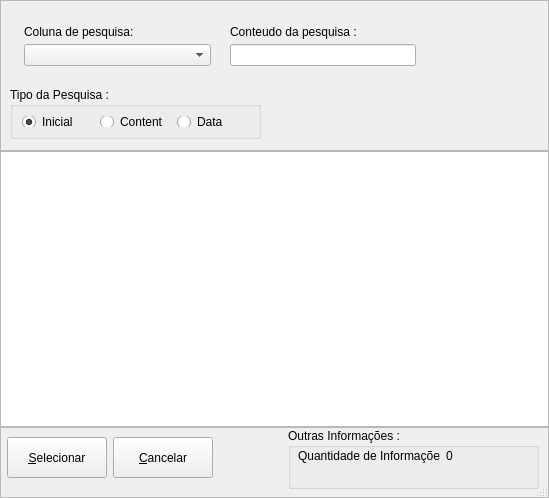
<?xml version="1.0" encoding="UTF-8"?>
<ui version="4.0">
 <class>DisplaySearch</class>
 <widget class="QDialog" name="DisplaySearch">
  <property name="windowModality">
   <enum>Qt::ApplicationModal</enum>
  </property>
  <property name="geometry">
   <rect>
    <x>0</x>
    <y>0</y>
    <width>549</width>
    <height>498</height>
   </rect>
  </property>
  <property name="windowTitle">
   <string>Dialog</string>
  </property>
  <property name="windowIcon">
   <iconset resource="../../My-Finance-QtDesigner/src/resources/icons.qrc">
    <normaloff>:/icons/ico.ico</normaloff>:/icons/ico.ico</iconset>
  </property>
  <property name="sizeGripEnabled">
   <bool>true</bool>
  </property>
  <property name="modal">
   <bool>true</bool>
  </property>
  <layout class="QVBoxLayout" name="verticalLayout">
   <property name="spacing">
    <number>0</number>
   </property>
   <property name="leftMargin">
    <number>0</number>
   </property>
   <property name="topMargin">
    <number>0</number>
   </property>
   <property name="rightMargin">
    <number>0</number>
   </property>
   <property name="bottomMargin">
    <number>0</number>
   </property>
   <item>
    <widget class="QFrame" name="DisplaySearch_2">
     <property name="minimumSize">
      <size>
       <width>0</width>
       <height>151</height>
      </size>
     </property>
     <property name="maximumSize">
      <size>
       <width>16777215</width>
       <height>151</height>
      </size>
     </property>
     <property name="frameShape">
      <enum>QFrame::StyledPanel</enum>
     </property>
     <property name="frameShadow">
      <enum>QFrame::Raised</enum>
     </property>
     <layout class="QVBoxLayout" name="verticalLayout_6">
      <item>
       <layout class="QHBoxLayout" name="horizontalLayout_2" stretch="1,1,1">
        <property name="spacing">
         <number>9</number>
        </property>
        <property name="leftMargin">
         <number>9</number>
        </property>
        <property name="topMargin">
         <number>9</number>
        </property>
        <property name="rightMargin">
         <number>9</number>
        </property>
        <property name="bottomMargin">
         <number>9</number>
        </property>
        <item>
         <layout class="QVBoxLayout" name="verticalLayout_3">
          <property name="spacing">
           <number>5</number>
          </property>
          <property name="leftMargin">
           <number>5</number>
          </property>
          <property name="topMargin">
           <number>5</number>
          </property>
          <property name="rightMargin">
           <number>5</number>
          </property>
          <property name="bottomMargin">
           <number>5</number>
          </property>
          <item>
           <widget class="QLabel" name="label_4">
            <property name="text">
             <string>Coluna de pesquisa:</string>
            </property>
           </widget>
          </item>
          <item>
           <widget class="QComboBox" name="combo_column_search">
            <property name="minimumSize">
             <size>
              <width>149</width>
              <height>20</height>
             </size>
            </property>
           </widget>
          </item>
         </layout>
        </item>
        <item>
         <layout class="QVBoxLayout" name="verticalLayout_5">
          <property name="spacing">
           <number>5</number>
          </property>
          <property name="leftMargin">
           <number>5</number>
          </property>
          <property name="topMargin">
           <number>5</number>
          </property>
          <property name="rightMargin">
           <number>5</number>
          </property>
          <property name="bottomMargin">
           <number>5</number>
          </property>
          <item>
           <widget class="QLabel" name="label_3">
            <property name="text">
             <string>Conteudo da pesquisa :</string>
            </property>
            <property name="buddy">
             <cstring>text_content_search</cstring>
            </property>
           </widget>
          </item>
          <item>
           <widget class="QLineEdit" name="text_content_search">
            <property name="clearButtonEnabled">
             <bool>true</bool>
            </property>
           </widget>
          </item>
         </layout>
        </item>
        <item>
         <widget class="QPushButton" name="bnt_search">
          <property name="minimumSize">
           <size>
            <width>100</width>
            <height>29</height>
           </size>
          </property>
          <property name="maximumSize">
           <size>
            <width>100</width>
            <height>41</height>
           </size>
          </property>
          <property name="text">
           <string/>
          </property>
          <property name="icon">
           <iconset resource="../../My-Finance-QtDesigner/src/resources/icons.qrc">
            <normaloff>:/icons/search.png</normaloff>:/icons/search.png</iconset>
          </property>
          <property name="iconSize">
           <size>
            <width>40</width>
            <height>40</height>
           </size>
          </property>
          <property name="shortcut">
           <string>Alt+P</string>
          </property>
          <property name="checkable">
           <bool>false</bool>
          </property>
          <property name="checked">
           <bool>false</bool>
          </property>
          <property name="autoRepeat">
           <bool>false</bool>
          </property>
          <property name="flat">
           <bool>true</bool>
          </property>
         </widget>
        </item>
       </layout>
      </item>
      <item>
       <widget class="QGroupBox" name="groupBox">
        <property name="maximumSize">
         <size>
          <width>251</width>
          <height>52</height>
         </size>
        </property>
        <property name="title">
         <string>Tipo da Pesquisa :</string>
        </property>
        <layout class="QVBoxLayout" name="verticalLayout_4">
         <item>
          <layout class="QHBoxLayout" name="horizontalLayout">
           <item>
            <widget class="QRadioButton" name="radio_codigo">
             <property name="text">
              <string>Inicial</string>
             </property>
             <property name="checked">
              <bool>true</bool>
             </property>
            </widget>
           </item>
           <item>
            <widget class="QRadioButton" name="radio_descricao">
             <property name="text">
              <string>Content</string>
             </property>
            </widget>
           </item>
           <item>
            <widget class="QRadioButton" name="radio_data">
             <property name="text">
              <string>Data</string>
             </property>
            </widget>
           </item>
          </layout>
         </item>
        </layout>
       </widget>
      </item>
     </layout>
    </widget>
   </item>
   <item>
    <widget class="QFrame" name="frame_2">
     <property name="frameShape">
      <enum>QFrame::StyledPanel</enum>
     </property>
     <property name="frameShadow">
      <enum>QFrame::Raised</enum>
     </property>
     <layout class="QVBoxLayout" name="verticalLayout_2">
      <property name="leftMargin">
       <number>0</number>
      </property>
      <property name="topMargin">
       <number>0</number>
      </property>
      <property name="rightMargin">
       <number>0</number>
      </property>
      <property name="bottomMargin">
       <number>0</number>
      </property>
      <item>
       <widget class="QTableView" name="table_search_content">
        <property name="frameShape">
         <enum>QFrame::NoFrame</enum>
        </property>
        <property name="frameShadow">
         <enum>QFrame::Raised</enum>
        </property>
        <property name="editTriggers">
         <set>QAbstractItemView::NoEditTriggers</set>
        </property>
        <property name="dragEnabled">
         <bool>true</bool>
        </property>
        <property name="dragDropMode">
         <enum>QAbstractItemView::InternalMove</enum>
        </property>
        <property name="defaultDropAction">
         <enum>Qt::TargetMoveAction</enum>
        </property>
        <property name="alternatingRowColors">
         <bool>true</bool>
        </property>
        <property name="selectionMode">
         <enum>QAbstractItemView::SingleSelection</enum>
        </property>
        <property name="selectionBehavior">
         <enum>QAbstractItemView::SelectRows</enum>
        </property>
        <property name="sortingEnabled">
         <bool>true</bool>
        </property>
        <attribute name="verticalHeaderShowSortIndicator" stdset="0">
         <bool>true</bool>
        </attribute>
       </widget>
      </item>
     </layout>
    </widget>
   </item>
   <item>
    <widget class="QFrame" name="frame_3">
     <property name="minimumSize">
      <size>
       <width>0</width>
       <height>71</height>
      </size>
     </property>
     <property name="maximumSize">
      <size>
       <width>16777215</width>
       <height>71</height>
      </size>
     </property>
     <property name="frameShape">
      <enum>QFrame::StyledPanel</enum>
     </property>
     <property name="frameShadow">
      <enum>QFrame::Raised</enum>
     </property>
     <layout class="QHBoxLayout" name="horizontalLayout_4">
      <property name="leftMargin">
       <number>6</number>
      </property>
      <property name="topMargin">
       <number>0</number>
      </property>
      <item>
       <layout class="QHBoxLayout" name="horizontalLayout_3">
        <item>
         <widget class="QPushButton" name="bnt_select">
          <property name="enabled">
           <bool>true</bool>
          </property>
          <property name="minimumSize">
           <size>
            <width>100</width>
            <height>30</height>
           </size>
          </property>
          <property name="maximumSize">
           <size>
            <width>131</width>
            <height>41</height>
           </size>
          </property>
          <property name="text">
           <string>&amp;Selecionar</string>
          </property>
          <property name="icon">
           <iconset resource="../../My-Finance-QtDesigner/src/resources/icons.qrc">
            <normaloff>:/icons/adicionar.png</normaloff>:/icons/adicionar.png</iconset>
          </property>
          <property name="iconSize">
           <size>
            <width>25</width>
            <height>25</height>
           </size>
          </property>
          <property name="shortcut">
           <string>Alt+S</string>
          </property>
         </widget>
        </item>
        <item>
         <widget class="QPushButton" name="bnt_cancelar">
          <property name="minimumSize">
           <size>
            <width>100</width>
            <height>30</height>
           </size>
          </property>
          <property name="maximumSize">
           <size>
            <width>131</width>
            <height>41</height>
           </size>
          </property>
          <property name="text">
           <string>&amp;Cancelar</string>
          </property>
          <property name="icon">
           <iconset resource="../../My-Finance-QtDesigner/src/resources/icons.qrc">
            <normaloff>:/icons/error.png</normaloff>:/icons/error.png</iconset>
          </property>
          <property name="iconSize">
           <size>
            <width>25</width>
            <height>25</height>
           </size>
          </property>
          <property name="shortcut">
           <string>Alt+C</string>
          </property>
          <property name="checkable">
           <bool>false</bool>
          </property>
          <property name="checked">
           <bool>false</bool>
          </property>
          <property name="autoRepeat">
           <bool>false</bool>
          </property>
         </widget>
        </item>
       </layout>
      </item>
      <item>
       <spacer name="horizontalSpacer">
        <property name="orientation">
         <enum>Qt::Horizontal</enum>
        </property>
        <property name="sizeHint" stdset="0">
         <size>
          <width>58</width>
          <height>20</height>
         </size>
        </property>
       </spacer>
      </item>
      <item>
       <widget class="QGroupBox" name="groupBox_2">
        <property name="minimumSize">
         <size>
          <width>251</width>
          <height>61</height>
         </size>
        </property>
        <property name="title">
         <string>Outras Informações :</string>
        </property>
        <widget class="QWidget" name="layoutWidget">
         <property name="geometry">
          <rect>
           <x>10</x>
           <y>20</y>
           <width>155</width>
           <height>15</height>
          </rect>
         </property>
         <layout class="QHBoxLayout" name="horizontalLayout_5">
          <item>
           <widget class="QLabel" name="label">
            <property name="text">
             <string>Quantidade de Informações :</string>
            </property>
           </widget>
          </item>
          <item>
           <widget class="QLabel" name="label_2">
            <property name="text">
             <string>0</string>
            </property>
           </widget>
          </item>
         </layout>
        </widget>
       </widget>
      </item>
     </layout>
    </widget>
   </item>
  </layout>
 </widget>
 <tabstops>
  <tabstop>text_content_search</tabstop>
  <tabstop>bnt_search</tabstop>
  <tabstop>radio_codigo</tabstop>
  <tabstop>radio_descricao</tabstop>
  <tabstop>radio_data</tabstop>
  <tabstop>table_search_content</tabstop>
  <tabstop>bnt_select</tabstop>
  <tabstop>bnt_cancelar</tabstop>
 </tabstops>
 <resources>
  <include location="../../My-Finance-QtDesigner/src/resources/icons.qrc"/>
 </resources>
 <connections>
  <connection>
   <sender>text_content_search</sender>
   <signal>returnPressed()</signal>
   <receiver>bnt_search</receiver>
   <slot>click()</slot>
   <hints>
    <hint type="sourcelabel">
     <x>369</x>
     <y>64</y>
    </hint>
    <hint type="destinationlabel">
     <x>467</x>
     <y>52</y>
    </hint>
   </hints>
  </connection>
 </connections>
</ui>
